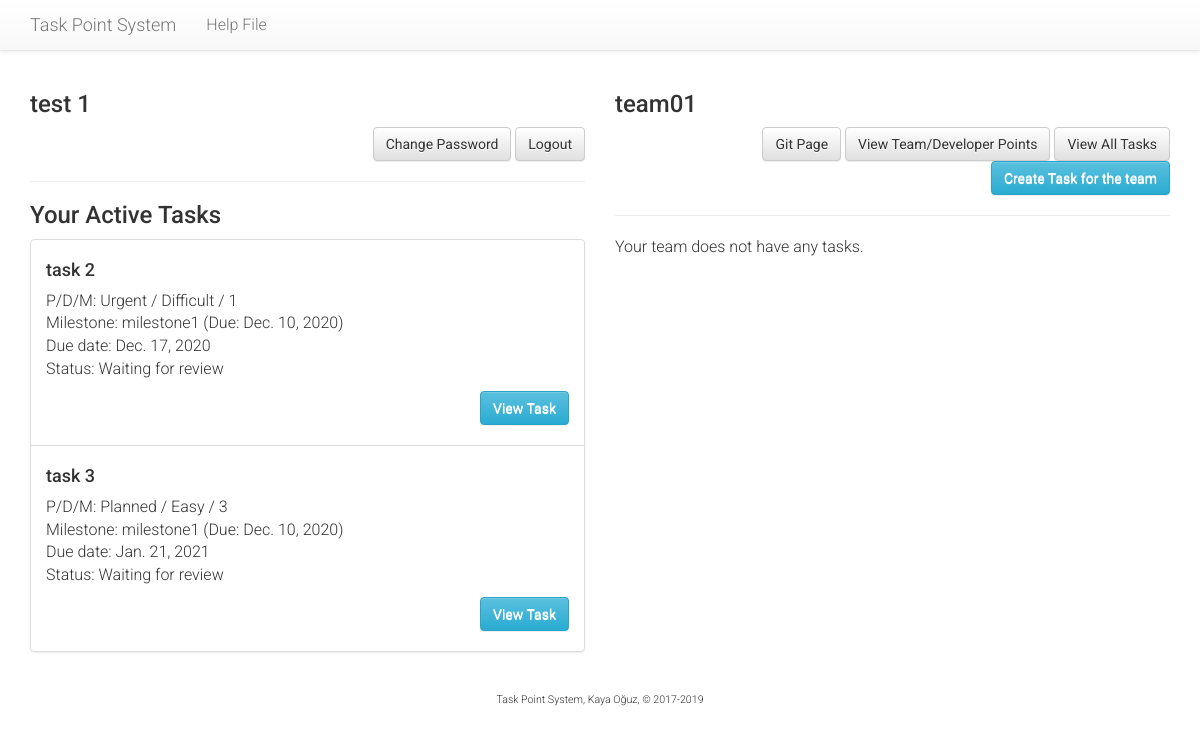
The page /tasks/team/ (signed in) on the database as committed earlier.
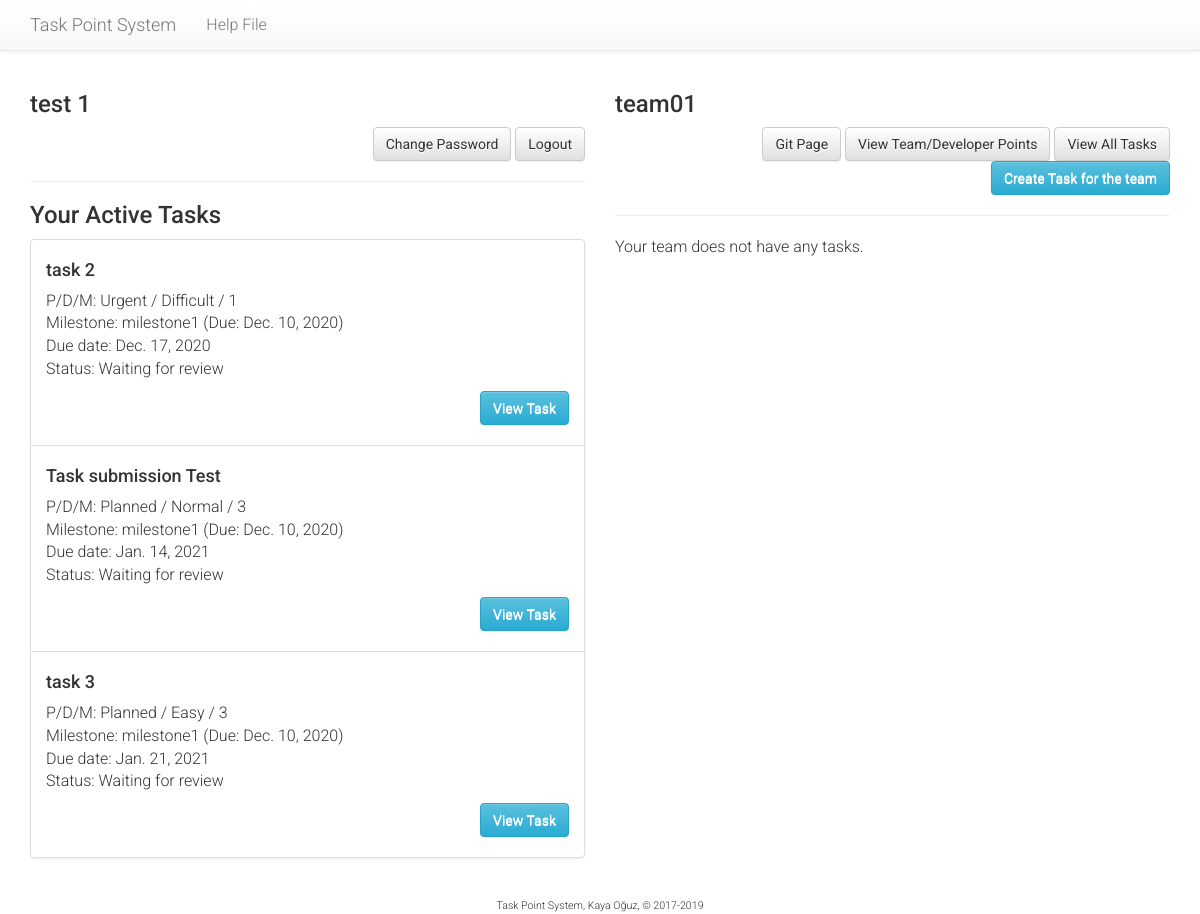
The same page on the database as committed later.
### tasks/models.py (models this page shows, shortened)
class Task(models.Model):
    PRIORITY = (
        (3, 'Urgent'),
        (2, 'Planned'),
        (1, 'Low'),
    )
    DIFFICULTY = (
        (3, 'Difficult'),
        (2, 'Normal'),
        (1, 'Easy'),
    )
    STATUS = (
        (1, "Review"),
        (2, "Working on it"),
        (3, "Waiting for review"),
        (4, "Waiting for supervisor grade"),
        (5, "Rejected"),
        (6, "Accepted"),
    )
    milestone = models.ForeignKey(Milestone, on_delete=models.CASCADE)
    creator = models.ForeignKey(User, related_name='creator', on_delete=models.SET_NULL, blank=True, null=True)
    assignee = models.ForeignKey(
        Developer,
        on_delete=models.CASCADE,
        related_name='assignee',
        verbose_name="Assigned to"
    )
    team = models.ForeignKey(Team, on_delete=models.CASCADE)
    title = models.CharField("Brief task name", max_length=256)
    description = models.TextField("Description")
    due = models.DateField("Due Date", validators=[past_date_validator])
    date = models.DateTimeField("Created on", auto_now_add=True)
    completed = models.DateTimeField("Completed on", auto_now=True, blank=True, null=True)
    priority = models.PositiveSmallIntegerField("Priority", choices=PRIORITY, default=2)
    difficulty = models.PositiveSmallIntegerField("Difficulty", choices=DIFFICULTY, default=2)
    modifier = models.PositiveSmallIntegerField(
        "Modifier",
        default=3,
        validators=[MaxValueValidator(5), MinValueValidator(1)]
    )
    status = models.PositiveSmallIntegerField("Status", choices=STATUS, default=1)
    valid = models.BooleanField("Is Valid", default=False)

class Milestone(models.Model):
    course = models.ForeignKey(Course, on_delete=models.CASCADE)
    name = models.CharField("Milestone", max_length=128)
    description = models.TextField("Milestone details")
    weight = models.PositiveSmallIntegerField(
        "Weight",
        default=10,
        validators=[MaxValueValidator(100), MinValueValidator(1)]
    )
    due = models.DateField("Due Date")
    def __str__(self):
        return self.name

class Team(models.Model):
    course = models.ForeignKey(Course, on_delete=models.CASCADE)
    name = models.CharField("Team Name", max_length=128)
    github = models.CharField("Git Page", max_length=256, null=True)
    supervisor = models.ForeignKey(Supervisor, on_delete=models.SET_NULL, blank=True, null=True)
    team_size = models.PositiveSmallIntegerField("Team size", default=4, validators=[MaxValueValidator(99), MinValueValidator(1)])

### tasks/views.py (the view)
# urls.py: re_path(r'^team/(?P<team_id>[0-9])/all-tasks/$', views.team_all_tasks, name='team-all-tasks'),
@login_required
def team(request):  # this view is for the developer only...
    d = Developer.objects.get(user=request.user)
    t = d.team
    page_title = t.name + " Team Page"
    developer_name = d.get_name()
    user_task_list = d.assignee.all().filter(status__lt=5).order_by('due')
    team_task_list = t.task_set.all().filter(status__lt=5).order_by('due').exclude(assignee=d)
    context = {
        'page_title': page_title,
        'team_name': t.name,
        'github_url': t.github,
        'current_user': d.id,
        'developer_name': developer_name,
        'user_task_list': user_task_list,
        'team_task_list': team_task_list, }
    return render(request, 'tasks/team.html', context)

### tasks/models.py (called while the page is built)
    def get_name(self):
        return self.user.first_name + " " + self.user.last_name

### tasks/templates/tasks/team.html (shortened to what this page needs)
{% extends "tasks/base.html" %}
{% block leftcontent %}
    <h3>{{ developer_name }}</h3>
    <div style="text-align: right">
      <a href="{% url 'tasks:change-pass' %}" class="btn btn-default" role="button">Change Password</a>
      <a href="{% url 'tasks:leave' %}" class="btn btn-default" role="button">Logout</a>
    </div>
<hr />
{% if user_task_list %}
<h3>Your Active Tasks</h3>
<ul class="list-group">
{% for task in user_task_list %}
  <li class="list-group-item">
    <h4>{{ task.title }}</h4>
    <p>
      P/D/M:
        {{ task.get_priority_display }} /
        {{ task.get_difficulty_display }} /
        {{ task.modifier }}<br />
      Milestone: {{ task.milestone }} (Due: {{ task.milestone.due }})<br />
      Due date: {{ task.due }}<br />
      Status: {{ task.get_status_display }}
    </p>
    <p style="text-align: right">
       <a href="{% url 'tasks:view-task' task.id %}" class="btn btn-default btn-info" role="button">View Task</a>
    </p>
</li>
{% endfor %}
</ul>
{% else %}
  <p>You don't have any tasks assigned to you.</p>
{% endif %}
{% endblock %}
{% block rightcontent %}
    <h3>{{ team_name }}</h3>
    <div style="text-align: right">
    {% if github_url %}
      <a href="{{ github_url }}" class="btn btn-default" role="button">Git Page</a>
    {% endif %}
      <a href="{% url 'tasks:team-points' %}" class="btn btn-default" role="button">View Team/Developer Points</a>
      <a href="{% url 'tasks:task-all' %}" class="btn btn-default" role="button">View All Tasks</a>
      <a href="{% url 'tasks:task-create-developer' %}" class="btn btn-default btn-info" role="button">Create Task for the team</a>
    </div>
    <hr />
    {% if team_task_list %}
    <h3>Active Team Tasks</h3>
    <ul class="list-group">
    {% for task in team_task_list %}
      <li class="list-group-item">
        <h4>{{ task.title }}</h4>
        <p>
          Assigned to: {{ task.assignee }}<br />
          P/D/M:
            {{ task.get_priority_display }} /
            {{ task.get_difficulty_display }} /
            {{ task.modifier }}<br />
          Milestone: {{ task.milestone }} (Due: {{ task.milestone.due }})<br />
          Due date: {{ task.due }}<br />
          Status: {{ task.get_status_display }}
        </p>
        <p style="text-align: right">
          <a href="{% url 'tasks:view-task' task.id %}" class="btn btn-default btn-info" role="button">View Task</a>
        </p>
    </li>
    {% endfor %}
    </ul>
    {% else %}
      <p>Your team does not have any tasks.</p>
    {% endif %}
{% endblock %}

### tasks/templates/tasks/base.html (shortened to what this page needs)
<!DOCTYPE html>
<html lang="en">
  <head>
    {% load static %}
    <link rel="stylesheet" href="https://maxcdn.bootstrapcdn.com/bootstrap/3.3.7/css/bootstrap.min.css">
    <link rel="stylesheet" href="https://maxcdn.bootstrapcdn.com/bootstrap/3.3.7/css/bootstrap-theme.min.css">
    <link rel="stylesheet" href="http://code.jquery.com/ui/1.11.0/themes/smoothness/jquery-ui.css">
    <link rel="stylesheet" href="{% static 'tasks/style.css' %}">
  </head>
  <body>
    <nav class="navbar navbar-default navbar-static-top">
      <div class="container">
        <div class="navbar-header">
          <a class="navbar-brand" href="{% url 'tasks:choose' %}">Task Point System</a>
        </div>
        <div id="navbar">
          <ul class="nav navbar-nav">
            <li><a href="{% static 'tasks/task_point_system.pdf' %}">Help File</a></li>
          </ul>
        </div>
      </div>
    </nav>
    <div class="container">
      <div class="row">
  				<div class="col-xs-12 col-sm-6">
            {% block leftcontent %}{% endblock %}
          </div>
          <div class="col-xs-12 col-sm-6">
            {% block rightcontent %}{% endblock %}
          </div>
      </div>
      <div class="row" style="text-align: center; font-size: 8pt; margin-top: 20px; ">
        Task Point System, Kaya Oğuz, &copy; 2017-2019
      </div>
    </div>
  </body>
</html>

### tasks/static/tasks/style.css (style rules this page uses)
body, div, p, td, li { font-family: "Roboto"; font-weight: 300; font-size: 12pt; }

Rows that differ between the two databases and show on the page:
added Task: title "Task submission Test", priority "Planned", difficulty "Normal", modifier "3", milestone "milestone1", milestone.due "Dec. 10, 2020", due "Jan. 14, 2021", status "Waiting for review"
